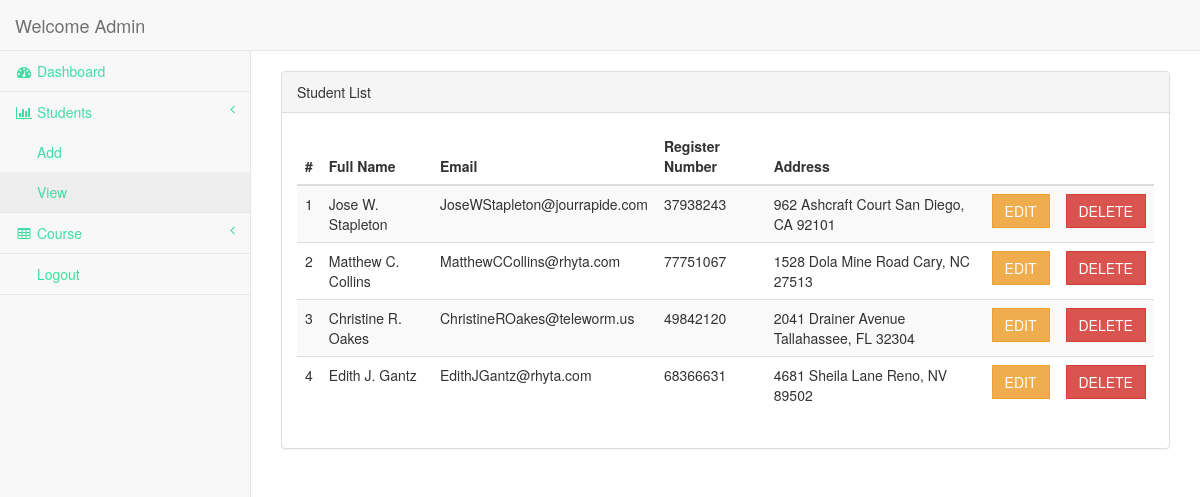
The app's page /view_student.php (signed in) with its own data.
### tables this page shows
CREATE TABLE `users` (
  `id` int(11) NOT NULL AUTO_INCREMENT,
  `email` varchar(50) NOT NULL,
  `password` varchar(400) NOT NULL,
  `fullname` varchar(100) NOT NULL,
  `address` varchar(300) NOT NULL,
  `type` varchar(20) NOT NULL,
  `reg_no` varchar(20) NOT NULL,
  PRIMARY KEY (`id`)
);

### common-functions.php (called while the page is built, shortened)
<?php
function get_all_students(){
	global $con;
	$sql = "select * from users where type='student'";
	$result = $con->query($sql);
	if ($result->num_rows > 0) {
	    $i=0;
	    while($row = $result->fetch_assoc()) {
	    	$i++;
	    	$users[$i]['id'] = $row["id"];
	    	$users[$i]['fullname'] = $row["fullname"];
	    	$users[$i]['email'] = $row["email"];
	    	$users[$i]['reg_no'] = $row["reg_no"];
	    	$users[$i]['address'] = $row["address"];
	    }
	} else {
	    return 'No students found';
	}
	return $users;
}

### view_student.php (the view, shortened to what this page needs)
<?php
include_once 'header.php';
include_once 'admin_menu.php';
?>
   <div id="page-wrapper">
<br>
            <div class="row">
                <div class="col-lg-12">
                    <div class="panel panel-default">
                        <div class="panel-heading">
                            Student List
                        </div>
                        <div class="panel-body">
                            <div class="table-responsive">
                                <table class="table table-striped">
                                <?php
                                    $students = get_all_students();
                                ?>
                                    <thead>
                                        <tr>
                                            <th>#</th>
                                            <th>Full Name</th>
                                            <th>Email</th>
                                            <th>Register Number</th>
                                            <th>Address</th>
                                            <th></th>
                                            <th></th>
                                        </tr>
                                    </thead>
                                    <tbody>
                                    <?php
                                        $count =0;
                                        foreach ($students as $student ) {
                                            $count++;
                                            echo "<tr>";
                                            echo "<td>".$count."</td>";
                                            foreach ($student as $key => $value ) {
                                                if ($key == 'id') {
                                                    continue;
                                                }
                                                echo "<td>".$value."</td>";
                                            }
                                            echo "<td><a href='edit_student.php?id=".$student['id']."'><button type='button' class='btn btn-warning'>Edit</button></a></td>";
                                            echo "<td><a href='delete_student.php?id=".$student['id']."'><button type='button' class='btn btn-danger'>Delete</button></a></td>";
                                            echo "</tr>";
                                        }
                                    ?>
                                    </tbody>
                                </table>
                            </div>
                    </div>
                </div>
            </div>
        </div>
    </div>
<?php
include_once 'footer.php';
?>

### records on screen
users: fullname "Jose W. Stapleton", email "JoseWStapleton@jourrapide.com", reg_no "37938243", address "962 Ashcraft Court San Diego, CA 92101"
users: fullname "Matthew C. Collins", email "MatthewCCollins@rhyta.com", reg_no "77751067", address "1528 Dola Mine Road Cary, NC 27513"
users: fullname "Christine R. Oakes", email "ChristineROakes@teleworm.us", reg_no "49842120", address "2041 Drainer Avenue Tallahassee, FL 32304"
users: fullname "Edith J. Gantz", email "EdithJGantz@rhyta.com", reg_no "68366631", address "4681 Sheila Lane Reno, NV 89502"
